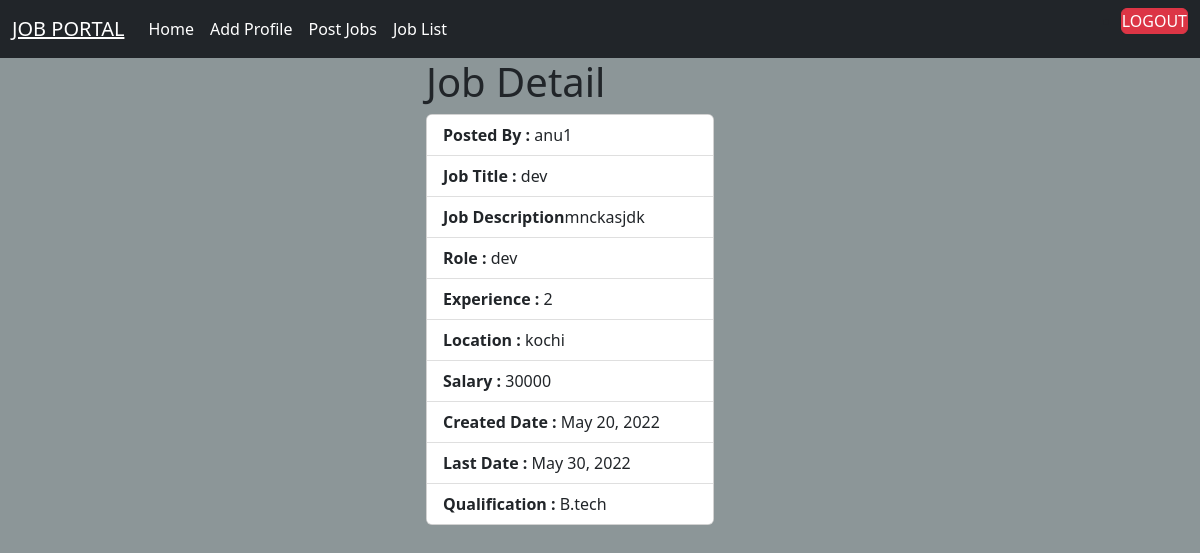
/employers/jobs/detail/2, run on the app's committed database.
### employer/models.py (models this page shows, shortened)
class Jobs(models.Model):
    posted_by=models.ForeignKey(User,on_delete=models.CASCADE,related_name="company")
    job_title=models.CharField(max_length=120)
    job_description=models.TextField()
    role=models.CharField(max_length=120)
    experience=models.PositiveIntegerField(default=0)
    location=models.CharField(max_length=120)
    salary=models.PositiveIntegerField()
    created_date=models.DateField(auto_now_add=True)
    last_date=models.DateField(null=True)
    qualification=models.CharField(max_length=120,null=True)

### users/models.py (models this page shows, shortened)
class User(AbstractUser):
    phone=models.CharField(max_length=12)
    options=(
        ("employer","employer"),
        ("candidate","candidate")
    )
    role=models.CharField(max_length=12,choices=options,default="candidate")

### employer/views.py (the view)
# urls.py: path("jobs/detail/<int:id>",views.EmployerJobDetailView.as_view(),name="ejobdetail"),
class EmployerJobDetailView(DetailView):
    model = Jobs
    template_name = "emp-jobdetail.html"
    context_object_name = "job"
    pk_url_kwarg = "id"

### employer/templates/emp-jobdetail.html
{%extends 'base.html'%}
{%block body_block%}
<div class="container">
  <div class="row">
    <div class="col-4"></div>
    <div class="col-4">
      <h1>Job Detail</h1>
        <div class="card" style="width: 18rem;">
  <ul class="list-group list-group-flush">
    <li class="list-group-item"><strong>Posted By : </strong>{{job.posted_by}}</li>
    <li class="list-group-item"><strong>Job Title : </strong>{{job.job_title}}</li>
    <li class="list-group-item"><strong>Job Description</strong>{{job.job_description}}</li>
      <li class="list-group-item"><strong>Role : </strong>{{job.role}}</li>
      <li class="list-group-item"><strong>Experience : </strong>{{job.experience}}</li>
      <li class="list-group-item"><strong>Location : </strong>{{job.location}}</li>
    <li class="list-group-item"><strong>Salary : </strong>{{job.salary}}</li>
    <li class="list-group-item"><strong>Created Date : </strong>{{job.created_date}}</li>
    <li class="list-group-item"><strong>Last Date : </strong>{{job.last_date}}</li>
    <li class="list-group-item"><strong>Qualification : </strong>{{job.qualification}}</li>
  </ul>
</div>
    </div>
    <div class="col-4"></div>
  </div>
</div>
{%endblock%}

### employer/static/css/emp_style.css (style rules this page uses)
body { background-color:#8c9698; }

### data on the page
Jobs: posted_by "anu1", job_title "dev", job_description "mnckasjdk", role "dev", experience "2", location "kochi", salary "30000", created_date "May 20, 2022", last_date "May 30, 2022", qualification "B.tech"
